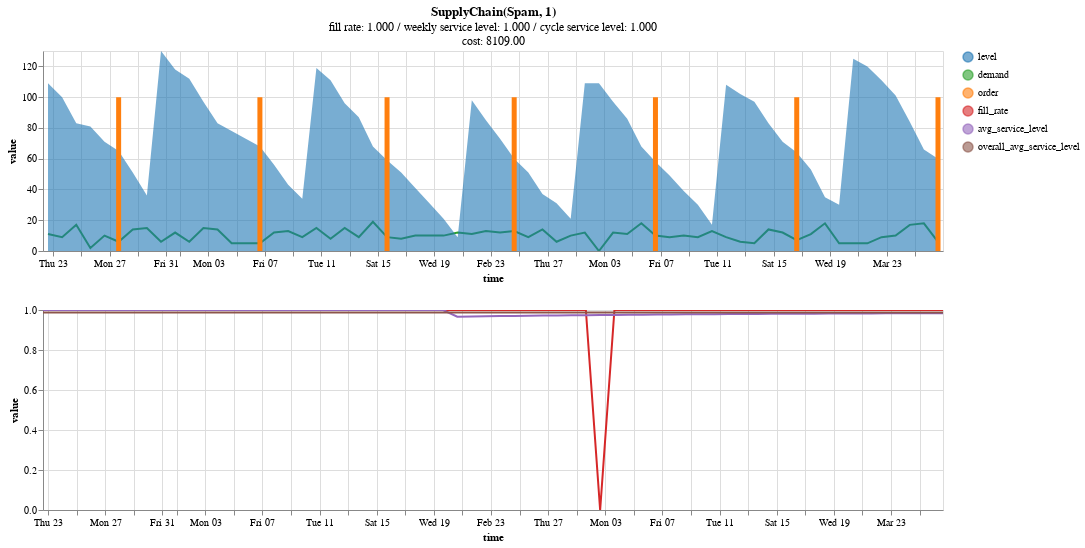

The notebook cell saved with this chart:
### Code cell
supply_chain_plot(supply_chain).interactive()

### Figure 1 — Vega-Lite specification as saved in the notebook (floating-point values rounded to 4 significant figures)
{"config": {"view": {"continuousHeight": 300, "continuousWidth": 400}, "range": {"category": {"scheme": "category20"}}}, "vconcat": [{"layer": [{"data": {"name": "data-d24cb68ae8fe5f1ecdfbdaec3c412ec8"}, "mark": {"type": "line"}, "encoding": {"color": {"field": "variable", "scale": {"domain": ["level", "demand", "order", "fill_rate", "avg_service_level", "overall_avg_service_level"], "range": ["#1f77b4", "#2ca02c", "#ff7f0e", "#d62728", "#9467bd", "#8c564b", "#e377c2", "#7f7f7f", "#bcbd22", "#17becf"]}, "title": "", "type": "nominal"}, "x": {"field": "time", "type": "temporal"}, "y": {"field": "value", "type": "quantitative"}}, "name": "view_5", "title": {"text": "SupplyChain(Spam, 1)", "subtitle": ["fill rate: 1.000 / weekly service level: 1.000 / cycle service level: 1.000", "cost: 8109.00"]}}, {"data": {"name": "data-324ace93c5c39e68e3601cd60a7dca4d"}, "mark": {"type": "area", "opacity": 0.6}, "encoding": {"color": {"field": "variable", "scale": {"domain": ["level", "demand", "order", "fill_rate", "avg_service_level", "overall_avg_service_level"], "range": ["#1f77b4", "#2ca02c", "#ff7f0e", "#d62728", "#9467bd", "#8c564b", "#e377c2", "#7f7f7f", "#bcbd22", "#17becf"]}, "type": "nominal"}, "x": {"field": "time", "type": "temporal"}, "y": {"field": "value", "type": "quantitative"}}}, {"data": {"name": "data-34fadfb4cb09b634031e8d2b51c39a3b"}, "mark": {"type": "bar"}, "encoding": {"color": {"field": "variable", "scale": {"domain": ["level", "demand", "order", "fill_rate", "avg_service_level", "overall_avg_service_level"], "range": ["#1f77b4", "#2ca02c", "#ff7f0e", "#d62728", "#9467bd", "#8c564b", "#e377c2", "#7f7f7f", "#bcbd22", "#17becf"]}, "type": "nominal"}, "x": {"field": "time", "type": "temporal"}, "y": {"field": "value", "type": "quantitative"}}}], "height": 200, "width": 900}, {"layer": [{"data": {"name": "data-87fdaceac178b30d80a814ebe842f515"}, "mark": {"type": "line"}, "encoding": {"color": {"field": "variable", "scale": {"domain": ["level", "demand", "order", "fill_rate", "avg_service_level", "overall_avg_service_level"], "range": ["#1f77b4", "#2ca02c", "#ff7f0e", "#d62728", "#9467bd", "#8c564b", "#e377c2", "#7f7f7f", "#bcbd22", "#17becf"]}, "type": "nominal"}, "x": {"field": "time", "type": "temporal"}, "y": {"field": "value", "type": "quantitative"}}, "name": "view_6"}, {"data": {"name": "data-48a044d4f5a64c70d70868c6b143bce3"}, "mark": {"type": "line"}, "encoding": {"color": {"field": "variable", "scale": {"domain": ["level", "demand", "order", "fill_rate", "avg_service_level", "overall_avg_service_level"], "range": ["#1f77b4", "#2ca02c", "#ff7f0e", "#d62728", "#9467bd", "#8c564b", "#e377c2", "#7f7f7f", "#bcbd22", "#17becf"]}, "type": "nominal"}, "x": {"field": "time", "type": "temporal"}, "y": {"field": "value", "type": "quantitative"}}}, {"data": {"name": "data-2faa2fb6fe40ffa155d56f348a21e863"}, "mark": {"type": "line"}, "encoding": {"color": {"field": "variable", "scale": {"domain": ["level", "demand", "order", "fill_rate", "avg_service_level", "overall_avg_service_level"], "range": ["#1f77b4", "#2ca02c", "#ff7f0e", "#d62728", "#9467bd", "#8c564b", "#e377c2", "#7f7f7f", "#bcbd22", "#17becf"]}, "type": "nominal"}, "x": {"field": "time", "type": "temporal"}, "y": {"field": "value", "type": "quantitative"}}}], "height": 200, "width": 900}], "params": [{"name": "param_3", "select": {"type": "interval", "encodings": ["x", "y"]}, "bind": "scales", "views": ["view_5", "view_6"]}], "$schema": "https://vega.github.io/schema/vega-lite/v5.8.0.json", "datasets": {"data-d24cb68ae8fe5f1ecdfbdaec3c412ec8": [{"time": "2025-01-22T15:24:34.974475", "variable": "demand", "value": 11}, {"time": "2025-01-23T15:24:34.974475", "variable": "demand", "value": 9}, {"time": "2025-01-24T15:24:34.974475", "variable": "demand", "value": 17}, {"time": "2025-01-25T15:24:34.974475", "variable": "demand", "value": 2}, {"time": "2025-01-26T15:24:34.974475", "variable": "demand", "value": 10}, {"time": "2025-01-27T15:24:34.974475", "variable": "demand", "value": 6}, {"time": "2025-01-28T15:24:34.974475", "variable": "demand", "value": 14}, {"time": "2025-01-29T15:24:34.974475", "variable": "demand", "value": 15}, {"time": "2025-01-30T15:24:34.974475", "variable": "demand", "value": 6}, {"time": "2025-01-31T15:24:34.974475", "variable": "demand", "value": 12}, {"time": "2025-02-01T15:24:34.974475", "variable": "demand", "value": 6}, {"time": "2025-02-02T15:24:34.974475", "variable": "demand", "value": 15}, {"time": "2025-02-03T15:24:34.974475", "variable": "demand", "value": 14}, {"time": "2025-02-04T15:24:34.974475", "variable": "demand", "value": 5}, {"time": "2025-02-05T15:24:34.974475", "variable": "demand", "value": 5}, {"time": "2025-02-06T15:24:34.974475", "variable": "demand", "value": 5}, {"time": "2025-02-07T15:24:34.974475", "variable": "demand", "value": 12}, {"time": "2025-02-08T15:24:34.974475", "variable": "demand", "value": 13}, {"time": "2025-02-09T15:24:34.974475", "variable": "demand", "value": 9}, {"time": "2025-02-10T15:24:34.974475", "variable": "demand", "value": 15}, {"time": "2025-02-11T15:24:34.974475", "variable": "demand", "value": 8}, {"time": "2025-02-12T15:24:34.974475", "variable": "demand", "value": 15}, {"time": "2025-02-13T15:24:34.974475", "variable": "demand", "value": 9}, {"time": "2025-02-14T15:24:34.974475", "variable": "demand", "value": 19}, {"time": "2025-02-15T15:24:34.974475", "variable": "demand", "value": 9}, {"time": "2025-02-16T15:24:34.974475", "variable": "demand", "value": 8}, {"time": "2025-02-17T15:24:34.974475", "variable": "demand", "value": 10}, {"time": "2025-02-18T15:24:34.974475", "variable": "demand", "value": 10}, {"time": "2025-02-19T15:24:34.974475", "variable": "demand", "value": 10}, {"time": "2025-02-20T15:24:34.974475", "variable": "demand", "value": 12}, {"time": "2025-02-21T15:24:34.974475", "variable": "demand", "value": 11}, {"time": "2025-02-22T15:24:34.974475", "variable": "demand", "value": 13}, {"time": "2025-02-23T15:24:34.974475", "variable": "demand", "value": 12}, {"time": "2025-02-24T15:24:34.974475", "variable": "demand", "value": 13}, {"time": "2025-02-25T15:24:34.974475", "variable": "demand", "value": 9}, {"time": "2025-02-26T15:24:34.974475", "variable": "demand", "value": 14}, {"time": "2025-02-27T15:24:34.974475", "variable": "demand", "value": 6}, {"time": "2025-02-28T15:24:34.974475", "variable": "demand", "value": 10}, {"time": "2025-03-01T15:24:34.974475", "variable": "demand", "value": 12}, {"time": "2025-03-02T15:24:34.974475", "variable": "demand", "value": 0}, {"time": "2025-03-03T15:24:34.974475", "variable": "demand", "value": 12}, {"time": "2025-03-04T15:24:34.974475", "variable": "demand", "value": 11}, {"time": "2025-03-05T15:24:34.974475", "variable": "demand", "value": 18}, {"time": "2025-03-06T15:24:34.974475", "variable": "demand", "value": 10}, {"time": "2025-03-07T15:24:34.974475", "variable": "demand", "value": 9}, {"time": "2025-03-08T15:24:34.974475", "variable": "demand", "value": 10}, {"time": "2025-03-09T15:24:34.974475", "variable": "demand", "value": 9}, {"time": "2025-03-10T15:24:34.974475", "variable": "demand", "value": 13}, {"time": "2025-03-11T15:24:34.974475", "variable": "demand", "value": 9}, {"time": "2025-03-12T15:24:34.974475", "variable": "demand", "value": 6}, {"time": "2025-03-13T15:24:34.974475", "variable": "demand", "value": 5}, {"time": "2025-03-14T15:24:34.974475", "variable": "demand", "value": 14}, {"time": "2025-03-15T15:24:34.974475", "variable": "demand", "value": 12}, {"time": "2025-03-16T15:24:34.974475", "variable": "demand", "value": 7}, {"time": "2025-03-17T15:24:34.974475", "variable": "demand", "value": 11}, {"time": "2025-03-18T15:24:34.974475", "variable": "demand", "value": 18}, {"time": "2025-03-19T15:24:34.974475", "variable": "demand", "value": 5}, {"time": "2025-03-20T15:24:34.974475", "variable": "demand", "value": 5}, {"time": "2025-03-21T15:24:34.974475", "variable": "demand", "value": 5}, {"time": "2025-03-22T15:24:34.974475", "variable": "demand", "value": 9}, {"time": "2025-03-23T15:24:34.974475", "variable": "demand", "value": 10}, {"time": "2025-03-24T15:24:34.974475", "variable": "demand", "value": 17}, {"time": "2025-03-25T15:24:34.974475", "variable": "demand", "value": 18}, {"time": "2025-03-26T15:24:34.974475", "variable": "demand", "value": 6}], "data-324ace93c5c39e68e3601cd60a7dca4d": [{"time": "2025-01-22T15:24:34.974475", "variable": "level", "value": 109}, {"time": "2025-01-23T15:24:34.974475", "variable": "level", "value": 100}, {"time": "2025-01-24T15:24:34.974475", "variable": "level", "value": 83}, {"time": "2025-01-25T15:24:34.974475", "variable": "level", "value": 81}, {"time": "2025-01-26T15:24:34.974475", "variable": "level", "value": 71}, {"time": "2025-01-27T15:24:34.974475", "variable": "level", "value": 65}, {"time": "2025-01-28T15:24:34.974475", "variable": "level", "value": 51}, {"time": "2025-01-29T15:24:34.974475", "variable": "level", "value": 36}, {"time": "2025-01-30T15:24:34.974475", "variable": "level", "value": 130}, {"time": "2025-01-31T15:24:34.974475", "variable": "level", "value": 118}, {"time": "2025-02-01T15:24:34.974475", "variable": "level", "value": 112}, {"time": "2025-02-02T15:24:34.974475", "variable": "level", "value": 97}, {"time": "2025-02-03T15:24:34.974475", "variable": "level", "value": 83}, {"time": "2025-02-04T15:24:34.974475", "variable": "level", "value": 78}, {"time": "2025-02-05T15:24:34.974475", "variable": "level", "value": 73}, {"time": "2025-02-06T15:24:34.974475", "variable": "level", "value": 68}, {"time": "2025-02-07T15:24:34.974475", "variable": "level", "value": 56}, {"time": "2025-02-08T15:24:34.974475", "variable": "level", "value": 43}, {"time": "2025-02-09T15:24:34.974475", "variable": "level", "value": 34}, {"time": "2025-02-10T15:24:34.974475", "variable": "level", "value": 119}, {"time": "2025-02-11T15:24:34.974475", "variable": "level", "value": 111}, {"time": "2025-02-12T15:24:34.974475", "variable": "level", "value": 96}, {"time": "2025-02-13T15:24:34.974475", "variable": "level", "value": 87}, {"time": "2025-02-14T15:24:34.974475", "variable": "level", "value": 68}, {"time": "2025-02-15T15:24:34.974475", "variable": "level", "value": 59}, {"time": "2025-02-16T15:24:34.974475", "variable": "level", "value": 51}, {"time": "2025-02-17T15:24:34.974475", "variable": "level", "value": 41}, {"time": "2025-02-18T15:24:34.974475", "variable": "level", "value": 31}, {"time": "2025-02-19T15:24:34.974475", "variable": "level", "value": 21}, {"time": "2025-02-20T15:24:34.974475", "variable": "level", "value": 9}, {"time": "2025-02-21T15:24:34.974475", "variable": "level", "value": 98}, {"time": "2025-02-22T15:24:34.974475", "variable": "level", "value": 85}, {"time": "2025-02-23T15:24:34.974475", "variable": "level", "value": 73}, {"time": "2025-02-24T15:24:34.974475", "variable": "level", "value": 60}, {"time": "2025-02-25T15:24:34.974475", "variable": "level", "value": 51}, {"time": "2025-02-26T15:24:34.974475", "variable": "level", "value": 37}, {"time": "2025-02-27T15:24:34.974475", "variable": "level", "value": 31}, {"time": "2025-02-28T15:24:34.974475", "variable": "level", "value": 21}, {"time": "2025-03-01T15:24:34.974475", "variable": "level", "value": 109}, {"time": "2025-03-02T15:24:34.974475", "variable": "level", "value": 109}, {"time": "2025-03-03T15:24:34.974475", "variable": "level", "value": 97}, {"time": "2025-03-04T15:24:34.974475", "variable": "level", "value": 86}, {"time": "2025-03-05T15:24:34.974475", "variable": "level", "value": 68}, {"time": "2025-03-06T15:24:34.974475", "variable": "level", "value": 58}, {"time": "2025-03-07T15:24:34.974475", "variable": "level", "value": 49}, {"time": "2025-03-08T15:24:34.974475", "variable": "level", "value": 39}, {"time": "2025-03-09T15:24:34.974475", "variable": "level", "value": 30}, {"time": "2025-03-10T15:24:34.974475", "variable": "level", "value": 17}, {"time": "2025-03-11T15:24:34.974475", "variable": "level", "value": 108}, {"time": "2025-03-12T15:24:34.974475", "variable": "level", "value": 102}, {"time": "2025-03-13T15:24:34.974475", "variable": "level", "value": 97}, {"time": "2025-03-14T15:24:34.974475", "variable": "level", "value": 83}, {"time": "2025-03-15T15:24:34.974475", "variable": "level", "value": 71}, {"time": "2025-03-16T15:24:34.974475", "variable": "level", "value": 64}, {"time": "2025-03-17T15:24:34.974475", "variable": "level", "value": 53}, {"time": "2025-03-18T15:24:34.974475", "variable": "level", "value": 35}, {"time": "2025-03-19T15:24:34.974475", "variable": "level", "value": 30}, {"time": "2025-03-20T15:24:34.974475", "variable": "level", "value": 125}, {"time": "2025-03-21T15:24:34.974475", "variable": "level", "value": 120}, {"time": "2025-03-22T15:24:34.974475", "variable": "level", "value": 111}, {"time": "2025-03-23T15:24:34.974475", "variable": "level", "value": 101}, {"time": "2025-03-24T15:24:34.974475", "variable": "level", "value": 84}, {"time": "2025-03-25T15:24:34.974475", "variable": "level", "value": 66}, {"time": "2025-03-26T15:24:34.974475", "variable": "level", "value": 60}], "data-34fadfb4cb09b634031e8d2b51c39a3b": [{"time": "2025-01-22T15:24:34.974475", "variable": "order", "value": 0.0}, {"time": "2025-01-23T15:24:34.974475", "variable": "order", "value": 0.0}, {"time": "2025-01-24T15:24:34.974475", "variable": "order", "value": 0.0}, {"time": "2025-01-25T15:24:34.974475", "variable": "order", "value": 0.0}, {"time": "2025-01-26T15:24:34.974475", "variable": "order", "value": 0.0}, {"time": "2025-01-27T15:24:34.974475", "variable": "order", "value": 100.0}, {"time": "2025-01-28T15:24:34.974475", "variable": "order", "value": null}, {"time": "2025-01-29T15:24:34.974475", "variable": "order", "value": null}, {"time": "2025-01-30T15:24:34.974475", "variable": "order", "value": null}, {"time": "2025-01-31T15:24:34.974475", "variable": "order", "value": 0.0}, {"time": "2025-02-01T15:24:34.974475", "variable": "order", "value": 0.0}, {"time": "2025-02-02T15:24:34.974475", "variable": "order", "value": 0.0}, {"time": "2025-02-03T15:24:34.974475", "variable": "order", "value": 0.0}, {"time": "2025-02-04T15:24:34.974475", "variable": "order", "value": 0.0}, {"time": "2025-02-05T15:24:34.974475", "variable": "order", "value": 0.0}, {"time": "2025-02-06T15:24:34.974475", "variable": "order", "value": 100.0}, {"time": "2025-02-07T15:24:34.974475", "variable": "order", "value": null}, {"time": "2025-02-08T15:24:34.974475", "variable": "order", "value": null}, {"time": "2025-02-09T15:24:34.974475", "variable": "order", "value": null}, {"time": "2025-02-10T15:24:34.974475", "variable": "order", "value": null}, {"time": "2025-02-11T15:24:34.974475", "variable": "order", "value": 0.0}, {"time": "2025-02-12T15:24:34.974475", "variable": "order", "value": 0.0}, {"time": "2025-02-13T15:24:34.974475", "variable": "order", "value": 0.0}, {"time": "2025-02-14T15:24:34.974475", "variable": "order", "value": 0.0}, {"time": "2025-02-15T15:24:34.974475", "variable": "order", "value": 100.0}, {"time": "2025-02-16T15:24:34.974475", "variable": "order", "value": null}, {"time": "2025-02-17T15:24:34.974475", "variable": "order", "value": null}, {"time": "2025-02-18T15:24:34.974475", "variable": "order", "value": null}, {"time": "2025-02-19T15:24:34.974475", "variable": "order", "value": null}, {"time": "2025-02-20T15:24:34.974475", "variable": "order", "value": null}, {"time": "2025-02-21T15:24:34.974475", "variable": "order", "value": null}, {"time": "2025-02-22T15:24:34.974475", "variable": "order", "value": 0.0}, {"time": "2025-02-23T15:24:34.974475", "variable": "order", "value": 0.0}, {"time": "2025-02-24T15:24:34.974475", "variable": "order", "value": 100.0}, {"time": "2025-02-25T15:24:34.974475", "variable": "order", "value": null}, {"time": "2025-02-26T15:24:34.974475", "variable": "order", "value": null}, {"time": "2025-02-27T15:24:34.974475", "variable": "order", "value": null}, {"time": "2025-02-28T15:24:34.974475", "variable": "order", "value": null}, {"time": "2025-03-01T15:24:34.974475", "variable": "order", "value": null}, {"time": "2025-03-02T15:24:34.974475", "variable": "order", "value": 0.0}, {"time": "2025-03-03T15:24:34.974475", "variable": "order", "value": 0.0}, {"time": "2025-03-04T15:24:34.974475", "variable": "order", "value": 0.0}, {"time": "2025-03-05T15:24:34.974475", "variable": "order", "value": 0.0}, {"time": "2025-03-06T15:24:34.974475", "variable": "order", "value": 100.0}, {"time": "2025-03-07T15:24:34.974475", "variable": "order", "value": null}, {"time": "2025-03-08T15:24:34.974475", "variable": "order", "value": null}, {"time": "2025-03-09T15:24:34.974475", "variable": "order", "value": null}, {"time": "2025-03-10T15:24:34.974475", "variable": "order", "value": null}, {"time": "2025-03-11T15:24:34.974475", "variable": "order", "value": null}, {"time": "2025-03-12T15:24:34.974475", "variable": "order", "value": 0.0}, {"time": "2025-03-13T15:24:34.974475", "variable": "order", "value": 0.0}, {"time": "2025-03-14T15:24:34.974475", "variable": "order", "value": 0.0}, {"time": "2025-03-15T15:24:34.974475", "variable": "order", "value": 0.0}, {"time": "2025-03-16T15:24:34.974475", "variable": "order", "value": 100.0}, {"time": "2025-03-17T15:24:34.974475", "variable": "order", "value": null}, {"time": "2025-03-18T15:24:34.974475", "variable": "order", "value": null}, {"time": "2025-03-19T15:24:34.974475", "variable": "order", "value": null}, {"time": "2025-03-20T15:24:34.974475", "variable": "order", "value": null}, {"time": "2025-03-21T15:24:34.974475", "variable": "order", "value": 0.0}, {"time": "2025-03-22T15:24:34.974475", "variable": "order", "value": 0.0}, {"time": "2025-03-23T15:24:34.974475", "variable": "order", "value": 0.0}, {"time": "2025-03-24T15:24:34.974475", "variable": "order", "value": 0.0}, {"time": "2025-03-25T15:24:34.974475", "variable": "order", "value": 0.0}, {"time": "2025-03-26T15:24:34.974475", "variable": "order", "value": 100.0}], "data-87fdaceac178b30d80a814ebe842f515": [{"time": "2025-01-22T15:24:34.974475", "variable": "fill_rate", "value": 1.0}, {"time": "2025-01-23T15:24:34.974475", "variable": "fill_rate", "value": 1.0}, {"time": "2025-01-24T15:24:34.974475", "variable": "fill_rate", "value": 1.0}, {"time": "2025-01-25T15:24:34.974475", "variable": "fill_rate", "value": 1.0}, {"time": "2025-01-26T15:24:34.974475", "variable": "fill_rate", "value": 1.0}, {"time": "2025-01-27T15:24:34.974475", "variable": "fill_rate", "value": 1.0}, {"time": "2025-01-28T15:24:34.974475", "variable": "fill_rate", "value": 1.0}, {"time": "2025-01-29T15:24:34.974475", "variable": "fill_rate", "value": 1.0}, {"time": "2025-01-30T15:24:34.974475", "variable": "fill_rate", "value": 1.0}, {"time": "2025-01-31T15:24:34.974475", "variable": "fill_rate", "value": 1.0}, {"time": "2025-02-01T15:24:34.974475", "variable": "fill_rate", "value": 1.0}, {"time": "2025-02-02T15:24:34.974475", "variable": "fill_rate", "value": 1.0}, {"time": "2025-02-03T15:24:34.974475", "variable": "fill_rate", "value": 1.0}, {"time": "2025-02-04T15:24:34.974475", "variable": "fill_rate", "value": 1.0}, {"time": "2025-02-05T15:24:34.974475", "variable": "fill_rate", "value": 1.0}, {"time": "2025-02-06T15:24:34.974475", "variable": "fill_rate", "value": 1.0}, {"time": "2025-02-07T15:24:34.974475", "variable": "fill_rate", "value": 1.0}, {"time": "2025-02-08T15:24:34.974475", "variable": "fill_rate", "value": 1.0}, {"time": "2025-02-09T15:24:34.974475", "variable": "fill_rate", "value": 1.0}, {"time": "2025-02-10T15:24:34.974475", "variable": "fill_rate", "value": 1.0}, {"time": "2025-02-11T15:24:34.974475", "variable": "fill_rate", "value": 1.0}, {"time": "2025-02-12T15:24:34.974475", "variable": "fill_rate", "value": 1.0}, {"time": "2025-02-13T15:24:34.974475", "variable": "fill_rate", "value": 1.0}, {"time": "2025-02-14T15:24:34.974475", "variable": "fill_rate", "value": 1.0}, {"time": "2025-02-15T15:24:34.974475", "variable": "fill_rate", "value": 1.0}, {"time": "2025-02-16T15:24:34.974475", "variable": "fill_rate", "value": 1.0}, {"time": "2025-02-17T15:24:34.974475", "variable": "fill_rate", "value": 1.0}, {"time": "2025-02-18T15:24:34.974475", "variable": "fill_rate", "value": 1.0}, {"time": "2025-02-19T15:24:34.974475", "variable": "fill_rate", "value": 1.0}, {"time": "2025-02-20T15:24:34.974475", "variable": "fill_rate", "value": 1.0}, {"time": "2025-02-21T15:24:34.974475", "variable": "fill_rate", "value": 1.0}, {"time": "2025-02-22T15:24:34.974475", "variable": "fill_rate", "value": 1.0}, {"time": "2025-02-23T15:24:34.974475", "variable": "fill_rate", "value": 1.0}, {"time": "2025-02-24T15:24:34.974475", "variable": "fill_rate", "value": 1.0}, {"time": "2025-02-25T15:24:34.974475", "variable": "fill_rate", "value": 1.0}, {"time": "2025-02-26T15:24:34.974475", "variable": "fill_rate", "value": 1.0}, {"time": "2025-02-27T15:24:34.974475", "variable": "fill_rate", "value": 1.0}, {"time": "2025-02-28T15:24:34.974475", "variable": "fill_rate", "value": 1.0}, {"time": "2025-03-01T15:24:34.974475", "variable": "fill_rate", "value": 1.0}, {"time": "2025-03-02T15:24:34.974475", "variable": "fill_rate", "value": 0.0}, {"time": "2025-03-03T15:24:34.974475", "variable": "fill_rate", "value": 1.0}, {"time": "2025-03-04T15:24:34.974475", "variable": "fill_rate", "value": 1.0}, {"time": "2025-03-05T15:24:34.974475", "variable": "fill_rate", "value": 1.0}, {"time": "2025-03-06T15:24:34.974475", "variable": "fill_rate", "value": 1.0}, {"time": "2025-03-07T15:24:34.974475", "variable": "fill_rate", "value": 1.0}, {"time": "2025-03-08T15:24:34.974475", "variable": "fill_rate", "value": 1.0}, {"time": "2025-03-09T15:24:34.974475", "variable": "fill_rate", "value": 1.0}, {"time": "2025-03-10T15:24:34.974475", "variable": "fill_rate", "value": 1.0}, {"time": "2025-03-11T15:24:34.974475", "variable": "fill_rate", "value": 1.0}, {"time": "2025-03-12T15:24:34.974475", "variable": "fill_rate", "value": 1.0}, {"time": "2025-03-13T15:24:34.974475", "variable": "fill_rate", "value": 1.0}, {"time": "2025-03-14T15:24:34.974475", "variable": "fill_rate", "value": 1.0}, {"time": "2025-03-15T15:24:34.974475", "variable": "fill_rate", "value": 1.0}, {"time": "2025-03-16T15:24:34.974475", "variable": "fill_rate", "value": 1.0}, {"time": "2025-03-17T15:24:34.974475", "variable": "fill_rate", "value": 1.0}, {"time": "2025-03-18T15:24:34.974475", "variable": "fill_rate", "value": 1.0}, {"time": "2025-03-19T15:24:34.974475", "variable": "fill_rate", "value": 1.0}, {"time": "2025-03-20T15:24:34.974475", "variable": "fill_rate", "value": 1.0}, {"time": "2025-03-21T15:24:34.974475", "variable": "fill_rate", "value": 1.0}, {"time": "2025-03-22T15:24:34.974475", "variable": "fill_rate", "value": 1.0}, {"time": "2025-03-23T15:24:34.974475", "variable": "fill_rate", "value": 1.0}, {"time": "2025-03-24T15:24:34.974475", "variable": "fill_rate", "value": 1.0}, {"time": "2025-03-25T15:24:34.974475", "variable": "fill_rate", "value": 1.0}, {"time": "2025-03-26T15:24:34.974475", "variable": "fill_rate", "value": 1.0}], "data-48a044d4f5a64c70d70868c6b143bce3": [{"time": "2025-01-22T15:24:34.974475", "variable": "avg_service_level", "value": 1.0}, {"time": "2025-01-23T15:24:34.974475", "variable": "avg_service_level", "value": 1.0}, {"time": "2025-01-24T15:24:34.974475", "variable": "avg_service_level", "value": 1.0}, {"time": "2025-01-25T15:24:34.974475", "variable": "avg_service_level", "value": 1.0}, {"time": "2025-01-26T15:24:34.974475", "variable": "avg_service_level", "value": 1.0}, {"time": "2025-01-27T15:24:34.974475", "variable": "avg_service_level", "value": 1.0}, {"time": "2025-01-28T15:24:34.974475", "variable": "avg_service_level", "value": 1.0}, {"time": "2025-01-29T15:24:34.974475", "variable": "avg_service_level", "value": 1.0}, {"time": "2025-01-30T15:24:34.974475", "variable": "avg_service_level", "value": 1.0}, {"time": "2025-01-31T15:24:34.974475", "variable": "avg_service_level", "value": 1.0}, {"time": "2025-02-01T15:24:34.974475", "variable": "avg_service_level", "value": 1.0}, {"time": "2025-02-02T15:24:34.974475", "variable": "avg_service_level", "value": 1.0}, {"time": "2025-02-03T15:24:34.974475", "variable": "avg_service_level", "value": 1.0}, {"time": "2025-02-04T15:24:34.974475", "variable": "avg_service_level", "value": 1.0}, {"time": "2025-02-05T15:24:34.974475", "variable": "avg_service_level", "value": 1.0}, {"time": "2025-02-06T15:24:34.974475", "variable": "avg_service_level", "value": 1.0}, {"time": "2025-02-07T15:24:34.974475", "variable": "avg_service_level", "value": 1.0}, {"time": "2025-02-08T15:24:34.974475", "variable": "avg_service_level", "value": 1.0}, {"time": "2025-02-09T15:24:34.974475", "variable": "avg_service_level", "value": 1.0}, {"time": "2025-02-10T15:24:34.974475", "variable": "avg_service_level", "value": 1.0}, {"time": "2025-02-11T15:24:34.974475", "variable": "avg_service_level", "value": 1.0}, {"time": "2025-02-12T15:24:34.974475", "variable": "avg_service_level", "value": 1.0}, {"time": "2025-02-13T15:24:34.974475", "variable": "avg_service_level", "value": 1.0}, {"time": "2025-02-14T15:24:34.974475", "variable": "avg_service_level", "value": 1.0}, {"time": "2025-02-15T15:24:34.974475", "variable": "avg_service_level", "value": 1.0}, {"time": "2025-02-16T15:24:34.974475", "variable": "avg_service_level", "value": 1.0}, {"time": "2025-02-17T15:24:34.974475", "variable": "avg_service_level", "value": 1.0}, {"time": "2025-02-18T15:24:34.974475", "variable": "avg_service_level", "value": 1.0}, {"time": "2025-02-19T15:24:34.974475", "variable": "avg_service_level", "value": 1.0}, {"time": "2025-02-20T15:24:34.974475", "variable": "avg_service_level", "value": 0.9667}, {"time": "2025-02-21T15:24:34.974475", "variable": "avg_service_level", "value": 0.9677}, {"time": "2025-02-22T15:24:34.974475", "variable": "avg_service_level", "value": 0.9688}, {"time": "2025-02-23T15:24:34.974475", "variable": "avg_service_level", "value": 0.9697}, {"time": "2025-02-24T15:24:34.974475", "variable": "avg_service_level", "value": 0.9706}, {"time": "2025-02-25T15:24:34.974475", "variable": "avg_service_level", "value": 0.9714}, {"time": "2025-02-26T15:24:34.974475", "variable": "avg_service_level", "value": 0.9722}, {"time": "2025-02-27T15:24:34.974475", "variable": "avg_service_level", "value": 0.973}, {"time": "2025-02-28T15:24:34.974475", "variable": "avg_service_level", "value": 0.9737}, {"time": "2025-03-01T15:24:34.974475", "variable": "avg_service_level", "value": 0.9744}, {"time": "2025-03-02T15:24:34.974475", "variable": "avg_service_level", "value": 0.975}, {"time": "2025-03-03T15:24:34.974475", "variable": "avg_service_level", "value": 0.9756}, {"time": "2025-03-04T15:24:34.974475", "variable": "avg_service_level", "value": 0.9762}, {"time": "2025-03-05T15:24:34.974475", "variable": "avg_service_level", "value": 0.9767}, {"time": "2025-03-06T15:24:34.974475", "variable": "avg_service_level", "value": 0.9773}, {"time": "2025-03-07T15:24:34.974475", "variable": "avg_service_level", "value": 0.9778}, {"time": "2025-03-08T15:24:34.974475", "variable": "avg_service_level", "value": 0.9783}, {"time": "2025-03-09T15:24:34.974475", "variable": "avg_service_level", "value": 0.9787}, {"time": "2025-03-10T15:24:34.974475", "variable": "avg_service_level", "value": 0.9792}, {"time": "2025-03-11T15:24:34.974475", "variable": "avg_service_level", "value": 0.9796}, {"time": "2025-03-12T15:24:34.974475", "variable": "avg_service_level", "value": 0.98}, {"time": "2025-03-13T15:24:34.974475", "variable": "avg_service_level", "value": 0.9804}, {"time": "2025-03-14T15:24:34.974475", "variable": "avg_service_level", "value": 0.9808}, {"time": "2025-03-15T15:24:34.974475", "variable": "avg_service_level", "value": 0.9811}, {"time": "2025-03-16T15:24:34.974475", "variable": "avg_service_level", "value": 0.9815}, {"time": "2025-03-17T15:24:34.974475", "variable": "avg_service_level", "value": 0.9818}, {"time": "2025-03-18T15:24:34.974475", "variable": "avg_service_level", "value": 0.9821}, {"time": "2025-03-19T15:24:34.974475", "variable": "avg_service_level", "value": 0.9825}, {"time": "2025-03-20T15:24:34.974475", "variable": "avg_service_level", "value": 0.9828}, {"time": "2025-03-21T15:24:34.974475", "variable": "avg_service_level", "value": 0.9831}, {"time": "2025-03-22T15:24:34.974475", "variable": "avg_service_level", "value": 0.9833}, {"time": "2025-03-23T15:24:34.974475", "variable": "avg_service_level", "value": 0.9836}, {"time": "2025-03-24T15:24:34.974475", "variable": "avg_service_level", "value": 0.9839}, {"time": "2025-03-25T15:24:34.974475", "variable": "avg_service_level", "value": 0.9841}, {"time": "2025-03-26T15:24:34.974475", "variable": "avg_service_level", "value": 0.9844}], "data-2faa2fb6fe40ffa155d56f348a21e863": [{"time": "2025-01-22T15:24:34.974475", "variable": "overall_avg_service_level", "value": 0.9878}, {"time": "2025-01-23T15:24:34.974475", "variable": "overall_avg_service_level", "value": 0.9878}, {"time": "2025-01-24T15:24:34.974475", "variable": "overall_avg_service_level", "value": 0.9878}, {"time": "2025-01-25T15:24:34.974475", "variable": "overall_avg_service_level", "value": 0.9878}, {"time": "2025-01-26T15:24:34.974475", "variable": "overall_avg_service_level", "value": 0.9878}, {"time": "2025-01-27T15:24:34.974475", "variable": "overall_avg_service_level", "value": 0.9878}, {"time": "2025-01-28T15:24:34.974475", "variable": "overall_avg_service_level", "value": 0.9878}, {"time": "2025-01-29T15:24:34.974475", "variable": "overall_avg_service_level", "value": 0.9878}, {"time": "2025-01-30T15:24:34.974475", "variable": "overall_avg_service_level", "value": 0.9878}, {"time": "2025-01-31T15:24:34.974475", "variable": "overall_avg_service_level", "value": 0.9878}, {"time": "2025-02-01T15:24:34.974475", "variable": "overall_avg_service_level", "value": 0.9878}, {"time": "2025-02-02T15:24:34.974475", "variable": "overall_avg_service_level", "value": 0.9878}, {"time": "2025-02-03T15:24:34.974475", "variable": "overall_avg_service_level", "value": 0.9878}, {"time": "2025-02-04T15:24:34.974475", "variable": "overall_avg_service_level", "value": 0.9878}, {"time": "2025-02-05T15:24:34.974475", "variable": "overall_avg_service_level", "value": 0.9878}, {"time": "2025-02-06T15:24:34.974475", "variable": "overall_avg_service_level", "value": 0.9878}, {"time": "2025-02-07T15:24:34.974475", "variable": "overall_avg_service_level", "value": 0.9878}, {"time": "2025-02-08T15:24:34.974475", "variable": "overall_avg_service_level", "value": 0.9878}, {"time": "2025-02-09T15:24:34.974475", "variable": "overall_avg_service_level", "value": 0.9878}, {"time": "2025-02-10T15:24:34.974475", "variable": "overall_avg_service_level", "value": 0.9878}, {"time": "2025-02-11T15:24:34.974475", "variable": "overall_avg_service_level", "value": 0.9878}, {"time": "2025-02-12T15:24:34.974475", "variable": "overall_avg_service_level", "value": 0.9878}, {"time": "2025-02-13T15:24:34.974475", "variable": "overall_avg_service_level", "value": 0.9878}, {"time": "2025-02-14T15:24:34.974475", "variable": "overall_avg_service_level", "value": 0.9878}, {"time": "2025-02-15T15:24:34.974475", "variable": "overall_avg_service_level", "value": 0.9878}, {"time": "2025-02-16T15:24:34.974475", "variable": "overall_avg_service_level", "value": 0.9878}, {"time": "2025-02-17T15:24:34.974475", "variable": "overall_avg_service_level", "value": 0.9878}, {"time": "2025-02-18T15:24:34.974475", "variable": "overall_avg_service_level", "value": 0.9878}, {"time": "2025-02-19T15:24:34.974475", "variable": "overall_avg_service_level", "value": 0.9878}, {"time": "2025-02-20T15:24:34.974475", "variable": "overall_avg_service_level", "value": 0.9878}, {"time": "2025-02-21T15:24:34.974475", "variable": "overall_avg_service_level", "value": 0.9878}, {"time": "2025-02-22T15:24:34.974475", "variable": "overall_avg_service_level", "value": 0.9878}, {"time": "2025-02-23T15:24:34.974475", "variable": "overall_avg_service_level", "value": 0.9878}, {"time": "2025-02-24T15:24:34.974475", "variable": "overall_avg_service_level", "value": 0.9878}, {"time": "2025-02-25T15:24:34.974475", "variable": "overall_avg_service_level", "value": 0.9878}, {"time": "2025-02-26T15:24:34.974475", "variable": "overall_avg_service_level", "value": 0.9878}, {"time": "2025-02-27T15:24:34.974475", "variable": "overall_avg_service_level", "value": 0.9878}, {"time": "2025-02-28T15:24:34.974475", "variable": "overall_avg_service_level", "value": 0.9878}, {"time": "2025-03-01T15:24:34.974475", "variable": "overall_avg_service_level", "value": 0.9878}, {"time": "2025-03-02T15:24:34.974475", "variable": "overall_avg_service_level", "value": 0.9878}, {"time": "2025-03-03T15:24:34.974475", "variable": "overall_avg_service_level", "value": 0.9878}, {"time": "2025-03-04T15:24:34.974475", "variable": "overall_avg_service_level", "value": 0.9878}, {"time": "2025-03-05T15:24:34.974475", "variable": "overall_avg_service_level", "value": 0.9878}, {"time": "2025-03-06T15:24:34.974475", "variable": "overall_avg_service_level", "value": 0.9878}, {"time": "2025-03-07T15:24:34.974475", "variable": "overall_avg_service_level", "value": 0.9878}, {"time": "2025-03-08T15:24:34.974475", "variable": "overall_avg_service_level", "value": 0.9878}, {"time": "2025-03-09T15:24:34.974475", "variable": "overall_avg_service_level", "value": 0.9878}, {"time": "2025-03-10T15:24:34.974475", "variable": "overall_avg_service_level", "value": 0.9878}, {"time": "2025-03-11T15:24:34.974475", "variable": "overall_avg_service_level", "value": 0.9878}, {"time": "2025-03-12T15:24:34.974475", "variable": "overall_avg_service_level", "value": 0.9878}, {"time": "2025-03-13T15:24:34.974475", "variable": "overall_avg_service_level", "value": 0.9878}, {"time": "2025-03-14T15:24:34.974475", "variable": "overall_avg_service_level", "value": 0.9878}, {"time": "2025-03-15T15:24:34.974475", "variable": "overall_avg_service_level", "value": 0.9878}, {"time": "2025-03-16T15:24:34.974475", "variable": "overall_avg_service_level", "value": 0.9878}, {"time": "2025-03-17T15:24:34.974475", "variable": "overall_avg_service_level", "value": 0.9878}, {"time": "2025-03-18T15:24:34.974475", "variable": "overall_avg_service_level", "value": 0.9878}, {"time": "2025-03-19T15:24:34.974475", "variable": "overall_avg_service_level", "value": 0.9878}, {"time": "2025-03-20T15:24:34.974475", "variable": "overall_avg_service_level", "value": 0.9878}, {"time": "2025-03-21T15:24:34.974475", "variable": "overall_avg_service_level", "value": 0.9878}, {"time": "2025-03-22T15:24:34.974475", "variable": "overall_avg_service_level", "value": 0.9878}, {"time": "2025-03-23T15:24:34.974475", "variable": "overall_avg_service_level", "value": 0.9878}, {"time": "2025-03-24T15:24:34.974475", "variable": "overall_avg_service_level", "value": 0.9878}, {"time": "2025-03-25T15:24:34.974475", "variable": "overall_avg_service_level", "value": 0.9878}, {"time": "2025-03-26T15:24:34.974475", "variable": "overall_avg_service_level", "value": 0.9878}]}}
